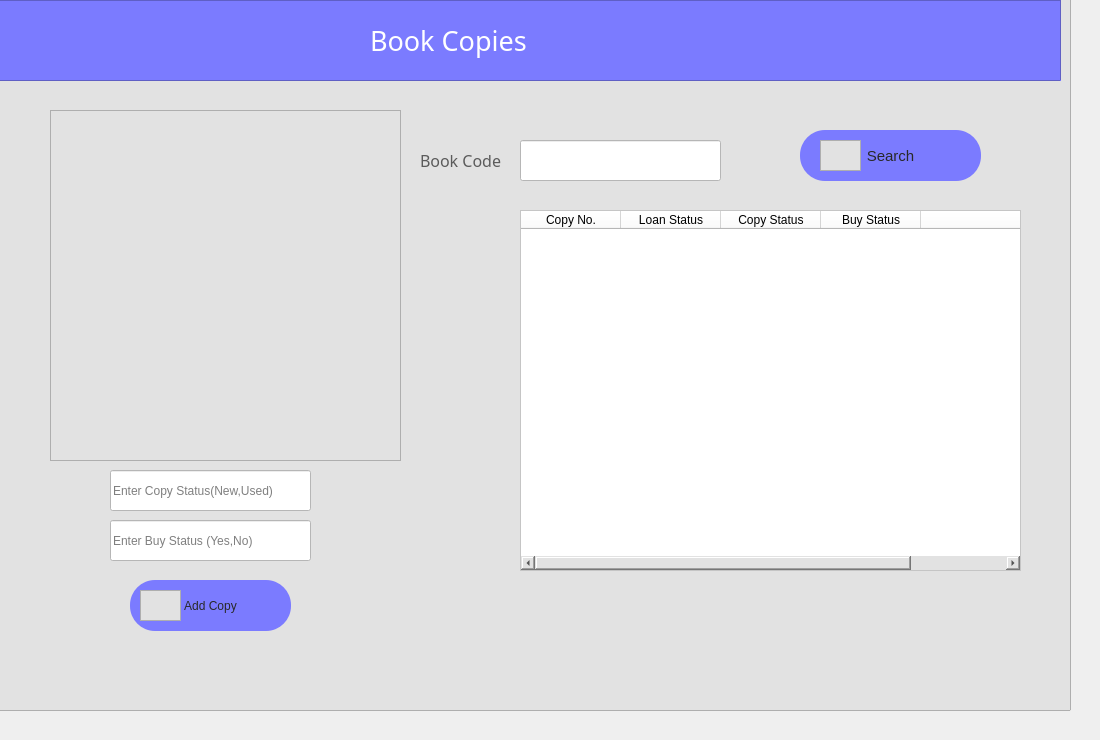
      <widget class="QWidget" name="tab_13">
       <attribute name="icon">
        <iconset resource="icons.qrc">
         <normaloff>:/newPrefix/icons/bookmain.png</normaloff>:/newPrefix/icons/bookmain.png</iconset>
       </attribute>
       <attribute name="title">
        <string>Book Copies</string>
       </attribute>
       <widget class="QFrame" name="frame_104">
        <property name="geometry">
         <rect>
          <x>-20</x>
          <y>-20</y>
          <width>1091</width>
          <height>731</height>
         </rect>
        </property>
        <property name="styleSheet">
         <string notr="true">background-color: rgb(226, 226, 226);</string>
        </property>
        <property name="frameShape">
         <enum>QFrame::StyledPanel</enum>
        </property>
        <property name="frameShadow">
         <enum>QFrame::Raised</enum>
        </property>
        <widget class="QLabel" name="label_137">
         <property name="geometry">
          <rect>
           <x>10</x>
           <y>20</y>
           <width>131</width>
           <height>61</height>
          </rect>
         </property>
         <property name="font">
          <font>
           <pointsize>9</pointsize>
          </font>
         </property>
         <property name="text">
          <string/>
         </property>
        </widget>
        <widget class="QFrame" name="frame_108">
         <property name="geometry">
          <rect>
           <x>-10</x>
           <y>20</y>
           <width>1091</width>
           <height>81</height>
          </rect>
         </property>
         <property name="styleSheet">
          <string notr="true">background-color: rgb(123, 123, 255);
</string>
         </property>
         <property name="frameShape">
          <enum>QFrame::StyledPanel</enum>
         </property>
         <property name="frameShadow">
          <enum>QFrame::Raised</enum>
         </property>
         <widget class="QLabel" name="label_138">
          <property name="geometry">
           <rect>
            <x>400</x>
            <y>20</y>
            <width>511</width>
            <height>41</height>
           </rect>
          </property>
          <property name="font">
           <font>
            <family>hooge 05_55</family>
            <pointsize>20</pointsize>
           </font>
          </property>
          <property name="styleSheet">
           <string notr="true">color: rgb(255, 255, 255);</string>
          </property>
          <property name="text">
           <string>Book Copies</string>
          </property>
         </widget>
        </widget>
        <widget class="QFrame" name="frame_112">
         <property name="geometry">
          <rect>
           <x>70</x>
           <y>130</y>
           <width>351</width>
           <height>351</height>
          </rect>
         </property>
         <property name="styleSheet">
          <string notr="true">image: url(:/newPrefix/icons/book_copies.png);</string>
         </property>
         <property name="frameShape">
          <enum>QFrame::StyledPanel</enum>
         </property>
         <property name="frameShadow">
          <enum>QFrame::Raised</enum>
         </property>
        </widget>
        <widget class="QTableWidget" name="bcopy_table">
         <property name="geometry">
          <rect>
           <x>540</x>
           <y>230</y>
           <width>501</width>
           <height>361</height>
          </rect>
         </property>
         <property name="styleSheet">
          <string notr="true">background-color: rgb(255, 255, 255);</string>
         </property>
         <column>
          <property name="text">
           <string>Copy No.</string>
          </property>
         </column>
         <column>
          <property name="text">
           <string>Loan Status</string>
          </property>
         </column>
         <column>
          <property name="text">
           <string>Copy Status</string>
          </property>
         </column>
         <column>
          <property name="text">
           <string>Buy Status</string>
          </property>
         </column>
         <column>
          <property name="text">
           <string/>
          </property>
         </column>
        </widget>
        <widget class="QFrame" name="frame_113">
         <property name="geometry">
          <rect>
           <x>840</x>
           <y>160</y>
           <width>41</width>
           <height>31</height>
          </rect>
         </property>
         <property name="styleSheet">
          <string notr="true">background-color: rgb(255, 85, 0 / 0%);
image: url(:/newPrefix/icons/search.png);</string>
         </property>
         <property name="frameShape">
          <enum>QFrame::StyledPanel</enum>
         </property>
         <property name="frameShadow">
          <enum>QFrame::Raised</enum>
         </property>
        </widget>
        <widget class="QPushButton" name="search_copyButton">
         <property name="geometry">
          <rect>
           <x>820</x>
           <y>150</y>
           <width>181</width>
           <height>51</height>
          </rect>
         </property>
         <property name="font">
          <font>
           <pointsize>11</pointsize>
          </font>
         </property>
         <property name="styleSheet">
          <string notr="true">QPushButton {
color: rgb(40, 40, 40);
  border-radius: 25px;
	background-color: rgb(123, 123, 255);
}

QPushButton:hover {
background-color: rgb(123, 123, 255);
background-color: rgb(255, 85, 0);

}
</string>
         </property>
         <property name="text">
          <string>Search</string>
         </property>
        </widget>
        <widget class="QLineEdit" name="copy_book_codeTxt">
         <property name="geometry">
          <rect>
           <x>540</x>
           <y>160</y>
           <width>201</width>
           <height>41</height>
          </rect>
         </property>
         <property name="styleSheet">
          <string notr="true">background-color: rgb(255, 255, 255);</string>
         </property>
        </widget>
        <widget class="QLabel" name="label_139">
         <property name="geometry">
          <rect>
           <x>440</x>
           <y>170</y>
           <width>91</width>
           <height>21</height>
          </rect>
         </property>
         <property name="font">
          <font>
           <family>Impact</family>
           <pointsize>12</pointsize>
          </font>
         </property>
         <property name="styleSheet">
          <string notr="true">color: rgb(91, 91, 91);</string>
         </property>
         <property name="text">
          <string>Book Code</string>
         </property>
        </widget>
        <widget class="QFrame" name="frame_114">
         <property name="geometry">
          <rect>
           <x>160</x>
           <y>610</y>
           <width>41</width>
           <height>31</height>
          </rect>
         </property>
         <property name="styleSheet">
          <string notr="true">background-color: rgb(255, 85, 0 / 0%);
image: url(:/newPrefix/icons/addbook.png);</string>
         </property>
         <property name="frameShape">
          <enum>QFrame::StyledPanel</enum>
         </property>
         <property name="frameShadow">
          <enum>QFrame::Raised</enum>
         </property>
        </widget>
        <widget class="QPushButton" name="add_copyButton">
         <property name="geometry">
          <rect>
           <x>150</x>
           <y>600</y>
           <width>161</width>
           <height>51</height>
          </rect>
         </property>
         <property name="styleSheet">
          <string notr="true">QPushButton {
color: rgb(40, 40, 40);
  border-radius: 25px;
	background-color: rgb(123, 123, 255);
}

QPushButton:hover {
background-color: rgb(123, 123, 255);
background-color: rgb(255, 85, 0);

}
</string>
         </property>
         <property name="text">
          <string>Add Copy</string>
         </property>
        </widget>
        <widget class="QLabel" name="copy_label">
         <property name="geometry">
          <rect>
           <x>544</x>
           <y>615</y>
           <width>411</width>
           <height>51</height>
          </rect>
         </property>
         <property name="font">
          <font>
           <pointsize>9</pointsize>
          </font>
         </property>
         <property name="styleSheet">
          <string notr="true">color: rgb(255, 0, 0);</string>
         </property>
         <property name="text">
          <string/>
         </property>
        </widget>
        <widget class="QLineEdit" name="cpy_status">
         <property name="geometry">
          <rect>
           <x>130</x>
           <y>490</y>
           <width>201</width>
           <height>41</height>
          </rect>
         </property>
         <property name="styleSheet">
          <string notr="true">background-color: rgb(255, 255, 255);</string>
         </property>
         <property name="placeholderText">
          <string>Enter Copy Status(New,Used)</string>
         </property>
        </widget>
        <widget class="QLineEdit" name="buy_status">
         <property name="geometry">
          <rect>
           <x>130</x>
           <y>540</y>
           <width>201</width>
           <height>41</height>
          </rect>
         </property>
         <property name="styleSheet">
          <string notr="true">background-color: rgb(255, 255, 255);</string>
         </property>
         <property name="placeholderText">
          <string>Enter Buy Status (Yes,No)</string>
         </property>
        </widget>
        <zorder>add_copyButton</zorder>
        <zorder>frame_114</zorder>
        <zorder>label_139</zorder>
        <zorder>search_copyButton</zorder>
        <zorder>frame_113</zorder>
        <zorder>copy_book_codeTxt</zorder>
        <zorder>label_137</zorder>
        <zorder>frame_108</zorder>
        <zorder>frame_112</zorder>
        <zorder>bcopy_table</zorder>
        <zorder>copy_label</zorder>
        <zorder>cpy_status</zorder>
        <zorder>buy_status</zorder>
       </widget>
      </widget>
